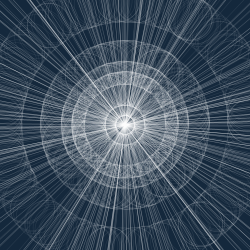
Frame 1 (no input)
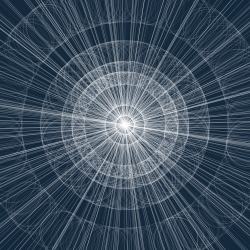
Frame 60 (the mouse pressed at the canvas centre just before this capture)
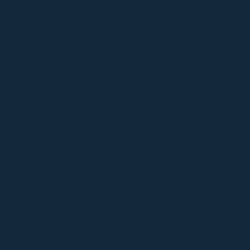
Frame 120 (the mouse held since frame 60 and released just before this capture)

The Processing sketch that drew these frames (run headless with seeded random() and noise(); from frame 60 on, the mouse is pressed at the canvas centre):

// Processing sketch: processing_18362
// ── processing_18362.pde

void setup() {
  background(20,40,60);
  size(250,250);
  smooth();
  frameRate(50);
}

float rot = 0;

void draw() {
  background(20,40,60);
  rot = rot + 0.02;
  translate(width/2,height/2);
  rotate(rot);
  for(
    float i=0.1; i<50; i+=0.2)     
  {
    float j = dist (width/2,height/2,mouseX,mouseY);
    float k = dist (width/2,height/2,mouseX,mouseY);
    stroke(255,random(j/1.5));
    rotate(i);
    line(-250,-250,125,125);
    stroke(255,25);
    strokeWeight(0.5);
    fill(255,0.5);      
    ellipse(j*16,j*16,k/4,k/4);      
    ellipse(j*14,j*14,k/4,k/4); 
    ellipse(j*12,j*12,k/4,k/4);      
    ellipse(j*10,j*10,k/4,k/4); 
    ellipse(j*8,j*8,k/4,k/4);      
    ellipse(j*6,j*6,k/4,k/4);     
    ellipse(j*4,j*4,k/4,k/4);    
    ellipse(j*2,j*2,k/4,k/4);
    ellipse(j,j,k/4,k/4);
    ellipse(j/2,j/2,k/4,k/4);
    ellipse(j/4,j/4,k/4,k/4);
    ellipse(j/6,j/6,k/4,k/4);
    ellipse(j/8,j/8,k/4,k/4);
    if(mousePressed) {
      i++;
    }
  }
}
